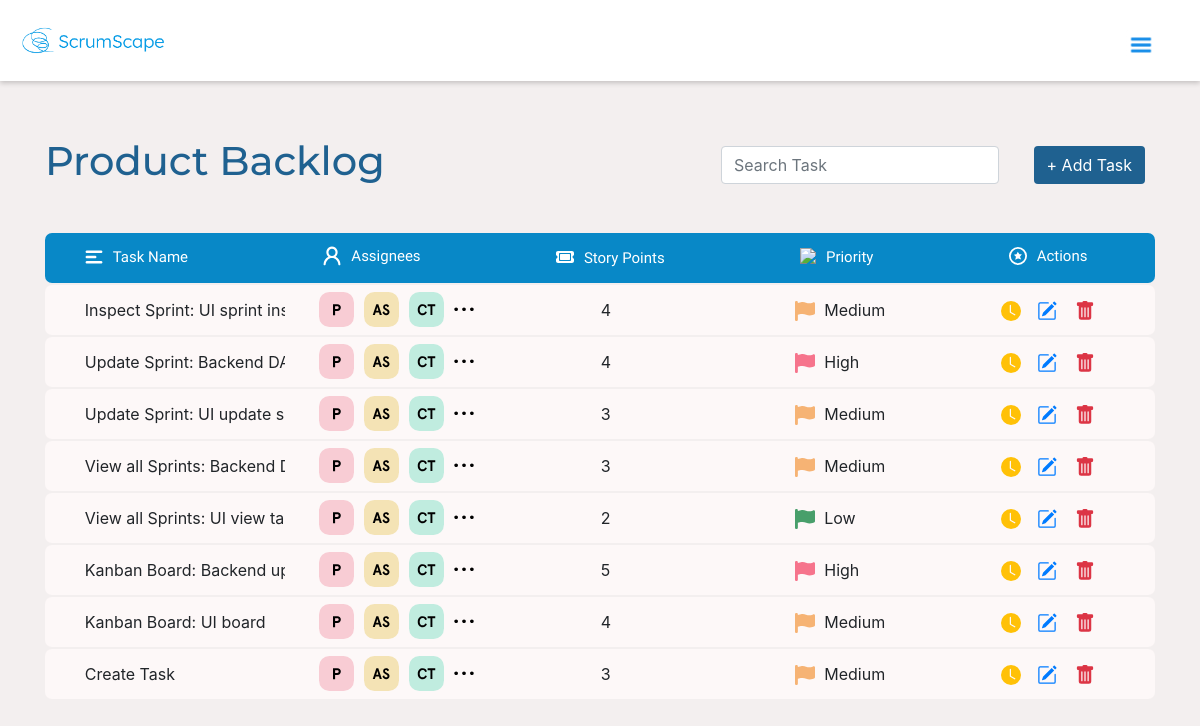
Screenshot of /backlog/index.php (signed in) with the database file from the repository.
### tables this page shows
CREATE TABLE `task` (
  `task_id` int(11) NOT NULL,
  `task_no` int(11) NOT NULL,
  `task_name` varchar(255) NOT NULL,
  `description` varchar(255) DEFAULT NULL,
  `story_points` decimal(5,2) NOT NULL,
  `type` enum('Story','Bug') DEFAULT 'Story',
  `priority` enum('Low','Medium','High') NOT NULL,
  `status` enum('Not Started','In Progress','Completed') DEFAULT 'Not Started',
  `created_at` timestamp NOT NULL DEFAULT current_timestamp(),
  `sprint_id` int(11) DEFAULT NULL,
  `completion_date` date DEFAULT NULL
);

### database/connection.php (called while the page is built, shortened)
<?php
$db_hostname = "localhost";
$db_username = "fit2101_project";
$db_password = "fit2101";
$db_name = "fit2101_project";

### database/dao.php (called while the page is built, shortened)
<?php
require_once("connection.php");
class dao
{
    private $_db_handle;
    private function connectDatabase() {
        try {
            global $db_hostname, $db_username, $db_password, $db_name;
            $dsn = "mysql:host=$db_hostname;dbname=$db_name";
            $this->_db_handle = new PDO($dsn, $db_username, $db_password);
        } catch (PDOException $e) {
            $this->_error = $e->getMessage();
        }
    }
    public function getAllTasks() {
        try {
            $this->_query = "SELECT * FROM task  WHERE sprint_id IS NULL";
            $this->_stmt = $this->_db_handle->prepare($this->_query);
            $this->_stmt->execute();
            return $this->_stmt->fetchAll(PDO::FETCH_OBJ);
        } catch (Exception $e) {
            $this->_error = $e->getMessage();
            return null;
        }
    }
}

### backlog/index.php (the view, shortened to what this page needs)
<?php
require_once('../database/dao.php');
$dao = new DAO();
$tasks = $dao->getAllTasks();
?>
<!DOCTYPE html>
<html lang="en">
<head>
    <link rel="stylesheet" href="https://cdn.jsdelivr.net/npm/bootstrap@4.3.1/dist/css/bootstrap.min.css"
>
</head>
<body>
    <?php
    require_once("../dashboard/navbar.php");
        ?>
    <div class="container mb-5">
        <div class="header-search">
            <h1>Product Backlog</h1>
            <input class="form-control search-bar col-sm-3" id="taskSearchInput" type="text" placeholder="Search Task" onkeyup="searchTasks()">
            <a href="create_task.php"> <button type="button" class="btn custom-btn">+ Add Task</button></a>
        </div>
        <table class="table" style="margin-bottom: 0">
            <thead>
            <tr class="table-header">
                <th class="d-flex align-items-center" style="border: none">
                    <h4 class="mb-0"><img src="/assets/task_icon.svg" class="header-icons"/>Task Name</h4>
                </th>
                <th class="d-flex align-items-center" style="border: none">
                    <h4 class="mb-0"><img src="/assets/assignee_icon.svg" class="header-icons"/>Assignees</h4>
                </th>
                <th class="d-flex align-items-center" style="border: none">
                    <h4 class="mb-0"><img src="/assets/storypt_icon.svg" class="header-icons"/>Story Points</h4>
                </th>
                <th class="d-flex align-items-center" style="border: none">
                    <h4 class="mb-0"><img src="/assets/priority_icon.svg" class="header-icons"/>Priority</h4>
                </th>
                <th class="d-flex align-items-center" style="border: none">
                    <h4 class="mb-0"><img src="/assets/actions_task.svg" class="header-icons"/>Actions</h4>
                </th>
            </tr>
            </thead>
            <tbody>
            <?php foreach ($tasks as $task): ?>
            <tr class="custom-row">
                <td class="d-flex align-items-center truncate table-cell task-name" style="border: none;">
                    <?= htmlspecialchars($task->task_name); ?>
                </td>
                <td class="d-flex align-items-center table-cell" style="border: none">
                    <div style="display: flex;  gap: 10px">
                        <img src="/assets/asgn1.svg" style="width: 35px"/>
                        <img src="/assets/asgn2.svg" style="width: 35px"/>
                        <img src="/assets/asgn3.svg" style="width: 35px"/>
                        <img src="/assets/etc.svg" style="width: 20px"/>
                    </div>
                </td>
                <td class="d-flex align-items-center table-cell" style="border: none">
                    <div style="margin-left: 70px;">
                        <?php
                        if ($task->story_points == NULL) {
                            echo '-';
                        }
                        else {
                            echo htmlspecialchars((int)$task->story_points);
                        }
                        ?>
                    </div>
                </td>
                <td class="d-flex align-items-center table-cell " style="border: none;">
                    <div style="margin-left: 52px;">
                        <span style="margin-right: 5px">
                        <?php
                            if($task->priority == "High") {
                        ?>      <img src="/assets/red-f.svg"/>
                        <?php
                            }
                        if($task->priority == "Medium") {
                            ?>      <img src="/assets/yell-f.svg"/>
                            <?php
                        }
                        if($task->priority == "Low") {
                            ?>      <img src="/assets/green-f.svg"/>
                            <?php
                        }
                        ?>
                        </span>
                        <?=htmlspecialchars($task->priority); ?>
                    </div>
                </td>
                <td class="d-flex align-items-center table-cell justify-content-center" style="border: none; gap: 4px">
                    <button type="button" class="btn btn-outline-warning" style="padding:5px;border: none">
                        <svg xmlns="http://www.w3.org/2000/svg" width="20" height="20" fill="currentColor" class="bi bi-clock-fill" viewBox="0 0 16 16">
                            <path d="M16 8A8 8 0 1 1 0 8a8 8 0 0 1 16 0M8 3.5a.5.5 0 0 0-1 0V9a.5.5 0 0 0 .252.434l3.5 2a.5.5 0 0 0 .496-.868L8 8.71z"/>
                        </svg>
                    </button>
                    <a href="update_task.php?id=<?= htmlspecialchars($task->task_id); ?>"">
                        <button type="button" class="btn btn-outline-primary" style="padding:7px; border: none;">
                        </button>
                    </a>
                    <a href="index.php?id=<?= htmlspecialchars($task->task_id); ?>" onclick="return confirm('Are you sure you want to delete this task?');">
                    <button type="button" class="btn btn-outline-danger" style="padding:7px; border: none">
                    </button>
                    </a>
                </td>
            </tr>
            <?php endforeach; ?>
            </tbody>
        </table>
    </div>
</body>
</html>

### backlog/index.php (style rules this page uses)
body { background-color: #F5F5F5; }
.header-search { display: flex; align-items: center; gap:10px; padding-top: 5%; }
.header-search h1 { font-family: "Montserrat"; color: #1F6190; width: 60%; }
.search-bar { border-radius: 25px; background-color: #E8E8E8; border: 0px; margin-right: 25px; }
.custom-btn { background-color:#1F6190; color:white; }
.table-header { background-color: #0888C7; margin-top: 40px; border-radius: 7px; display: flex; justify-content: space-between; align-items: center; height: 50px; padding-right: 5%; padding-left: 2.5%; }
.table-header h4 { font-family: "Lexend"; font-size:15px; color: white; }
.header-icons { width: 18px; margin-right: 10px; margin-bottom: 3px; }
.custom-row { background-color: #FDF8F8; border-radius: 7px; display: flex; justify-content: space-between; align-items: center; height: 50px; padding-left: 2.5%; margin-top: 2px; }
.custom-row td:first-child { border-top-left-radius: 7px; border-bottom-left-radius: 7px; }
.custom-row td:last-child { border-top-right-radius: 7px; border-bottom-right-radius: 7px; }
.truncate { text-overflow: ellipsis; white-space: nowrap; overflow: hidden; margin-right: 2%; }
.table-cell { flex: 1; }

### dashboard/navbar.php (style rules this page uses)
body { background-color: #F3EFEF; }
img { border: none; outline: none; }

### rows the page displays
task: task_name "Inspect Sprint: UI sprin…", story_points "4", priority "Medium"
task: task_name "Update Sprint: Backen…", story_points "4", priority "High"
task: task_name "Update Sprint: UI upda…", story_points "3", priority "Medium"
task: task_name "View all Sprints: Backe…", story_points "3", priority "Medium"
task: task_name "View all Sprints: UI vie…", story_points "2", priority "Low"
task: task_name "Kanban Board: Backen…", story_points "5", priority "High"
task: task_name "Kanban Board: UI board", story_points "4", priority "Medium"
task: task_name "Create Task", story_points "3", priority "Medium"
